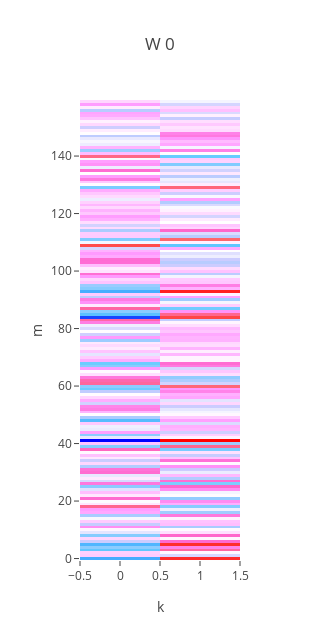
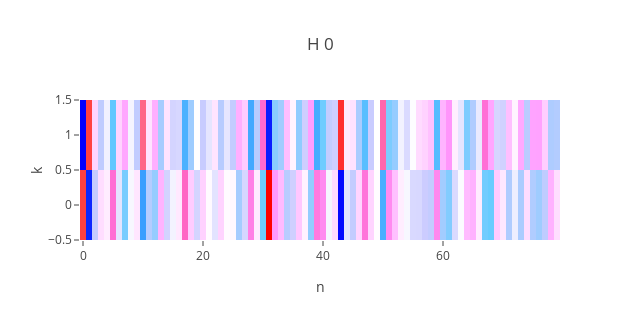
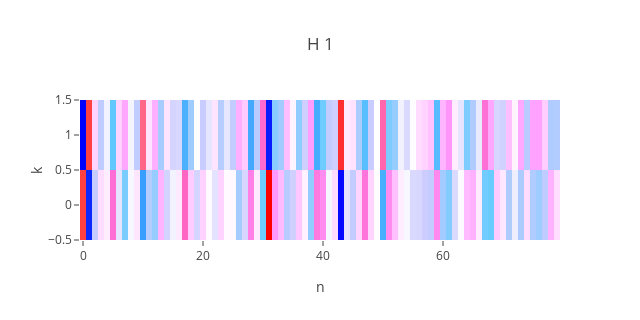
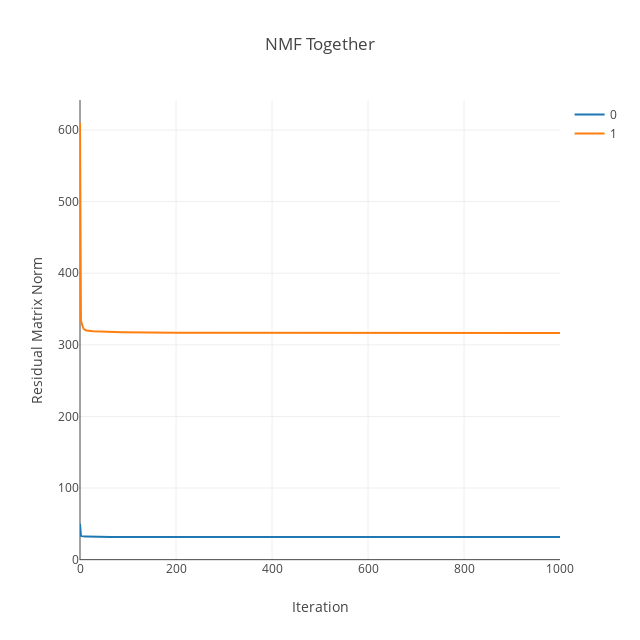

Write notebook code for charts like these, in order.
### Code cell
W, Hs, R_norms = nmf_by_multiple_V_and_H(
    Vs, k, n_iteration=n_iteration, random_seed=random_seed
)

plot_Ws_and_Hs((W,), Hs)

print(
    "R norm (multiple_V_and_H): {}".format(
        ", ".join("{:.2f}".format(float_) for float_ in R_norms[:, -1])
    )
)

plot_R_norms(R_norms, title="NMF Together")

### Figure 1 — Plotly figure (JSON) as saved in the notebook; plotly's stock layout.template omitted (floating-point values rounded to 4 significant figures; data arrays with more than 128 entries replaced by an {"elided": "..."} marker saying what was removed)
{"data": [{"colorscale": "Picnic", "showscale": false, "type": "heatmap", "z": {"elided": "160x2 float values"}}], "layout": {"height": 640, "title": "W 0", "width": 320, "xaxis": {"title": "k"}, "yaxis": {"title": "m"}}}

### Figure 2 — Plotly figure (JSON) as saved in the notebook; plotly's stock layout.template omitted (floating-point values rounded to 4 significant figures; data arrays with more than 128 entries replaced by an {"elided": "..."} marker saying what was removed)
{"data": [{"colorscale": "Picnic", "showscale": false, "type": "heatmap", "z": {"elided": "2x80 float values"}}], "layout": {"height": 320, "title": "H 0", "width": 640, "xaxis": {"title": "n"}, "yaxis": {"title": "k"}}}

### Figure 3 — Plotly figure (JSON) as saved in the notebook; plotly's stock layout.template omitted (floating-point values rounded to 4 significant figures; data arrays with more than 128 entries replaced by an {"elided": "..."} marker saying what was removed)
{"data": [{"colorscale": "Picnic", "showscale": false, "type": "heatmap", "z": {"elided": "2x80 float values"}}], "layout": {"height": 320, "title": "H 1", "width": 640, "xaxis": {"title": "n"}, "yaxis": {"title": "k"}}}

### Figure 4 — Plotly figure (JSON) as saved in the notebook; plotly's stock layout.template omitted (floating-point values rounded to 4 significant figures; data arrays with more than 128 entries replaced by an {"elided": "..."} marker saying what was removed)
{"data": [{"name": 0, "type": "scatter", "x": {"elided": "1001 int values"}, "y": {"elided": "1001 float values"}}, {"name": 1, "type": "scatter", "x": {"elided": "1001 int values"}, "y": {"elided": "1001 float values"}}], "layout": {"height": 640, "title": "NMF Together", "width": 640, "xaxis": {"title": "Iteration"}, "yaxis": {"title": "Residual Matrix Norm"}}}
